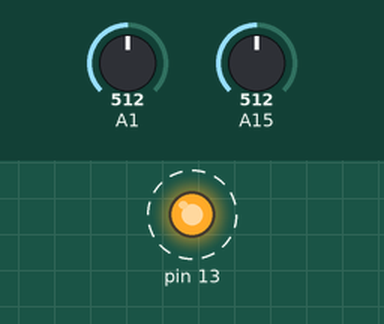
Simulated run of this sketch. Board: Arduino Mega 2560, built with avr-gcc and run on an emulated ATmega2560. On the bench: output pins drawn as LEDs (lit = HIGH). Dashed ring = blinking. Inputs (shaded band) come from the test bench; at power-on: A1 = 512, A15 = 512. What the sketch prints to the serial monitor is not drawn.

Above: at 1.25 s.
1.3 s: A1 set to 487
Timing chart, 0 to 10.3 s (numbered marks = the images above; inputs shaded):
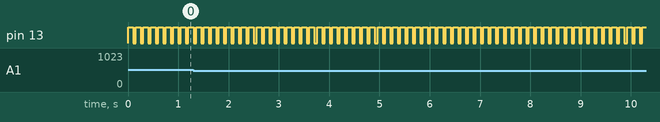

Measured:
- by itself, pin 13: alternates HIGH for 0.10 s and LOW for 0.05 s

The sketch:

hg_joystick_controller.ino
```cpp
#define HWSERIAL Serial1

#define PACKET_SIZE 10
#define PACKET_START 2  // STX
#define PACKET_END 3     // ETX

char buf[PACKET_SIZE-2];

/* Maybe want to separate sending data fucntion from wrapping it properly */
void sendPacket(char *buf) {
  int i;
  HWSERIAL.write(PACKET_START);
  for(i =  0; i < PACKET_SIZE-2; i++) {
    HWSERIAL.write(buf[i]);
  }
  HWSERIAL.write(PACKET_END);
}

void setup() {
  Serial.begin(115200);
  HWSERIAL.begin(115200);
  buf[6] = 'f';
  buf[7] = 'g';
  pinMode(13, OUTPUT);
}

void loop() {

  if(analogRead(17) > 500) {
    buf[0] = (uint8_t) 1;
    buf[1] = (uint8_t)2;
    buf[2] = (uint8_t)0;
    buf[3] = (uint8_t) 1;
    buf[4] = (uint8_t) 2;
    buf[5] = (uint8_t) 0;
    Serial.println("F");
  }
  else if(analogRead(15) > 500) {
    buf[0] = (uint8_t) 2;
    buf[1] = (uint8_t)5;
    buf[2] = (uint8_t)0;
    buf[3] = (uint8_t) 1;
    buf[4] = (uint8_t) 5;
    buf[5] = (uint8_t) 0;
    Serial.println("L");
  }
  else if(analogRead(16) > 500) {
    buf[0] = (uint8_t) 1;
    buf[1] = (uint8_t)5;
    buf[2] = (uint8_t)0;
    buf[3] = (uint8_t) 2;
    buf[4] = (uint8_t) 5;
    buf[5] = (uint8_t) 0;
    Serial.println("R");
  }
  else {
    buf[0] = (uint8_t) 0;
    buf[1] = (uint8_t)0;
    buf[2] = (uint8_t)0;
    buf[3] = (uint8_t) 0;
    buf[4] = (uint8_t) 0;
    buf[5] = (uint8_t) 0;
    Serial.println("S");
  }

  digitalWrite(13,HIGH);
  sendPacket(buf);
  delay(100);
  digitalWrite(13,LOW);
  delay(50);
 }
```
